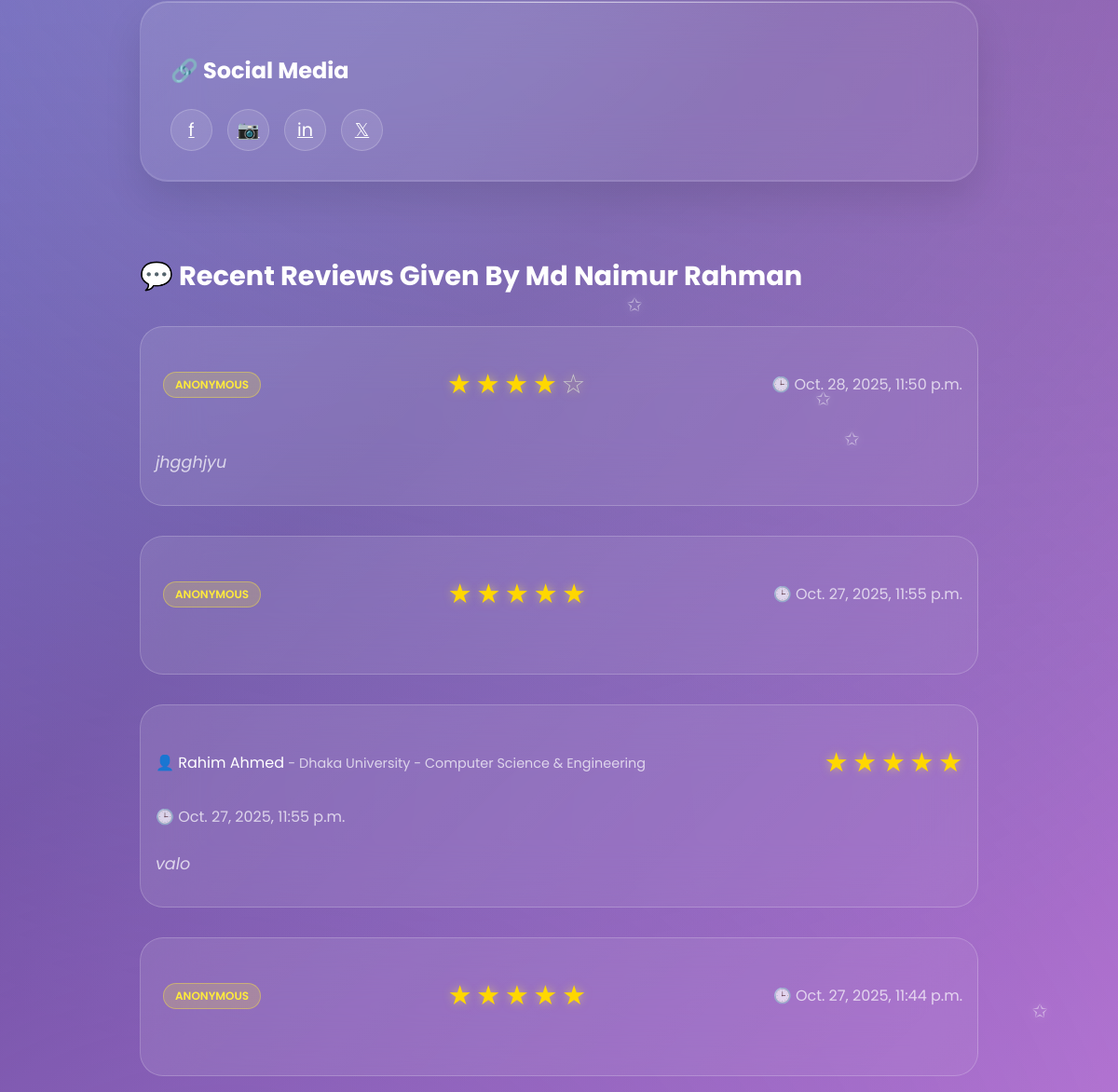
The page /user_view/md-naimur-rahman/ (middle part) on the database as committed earlier.
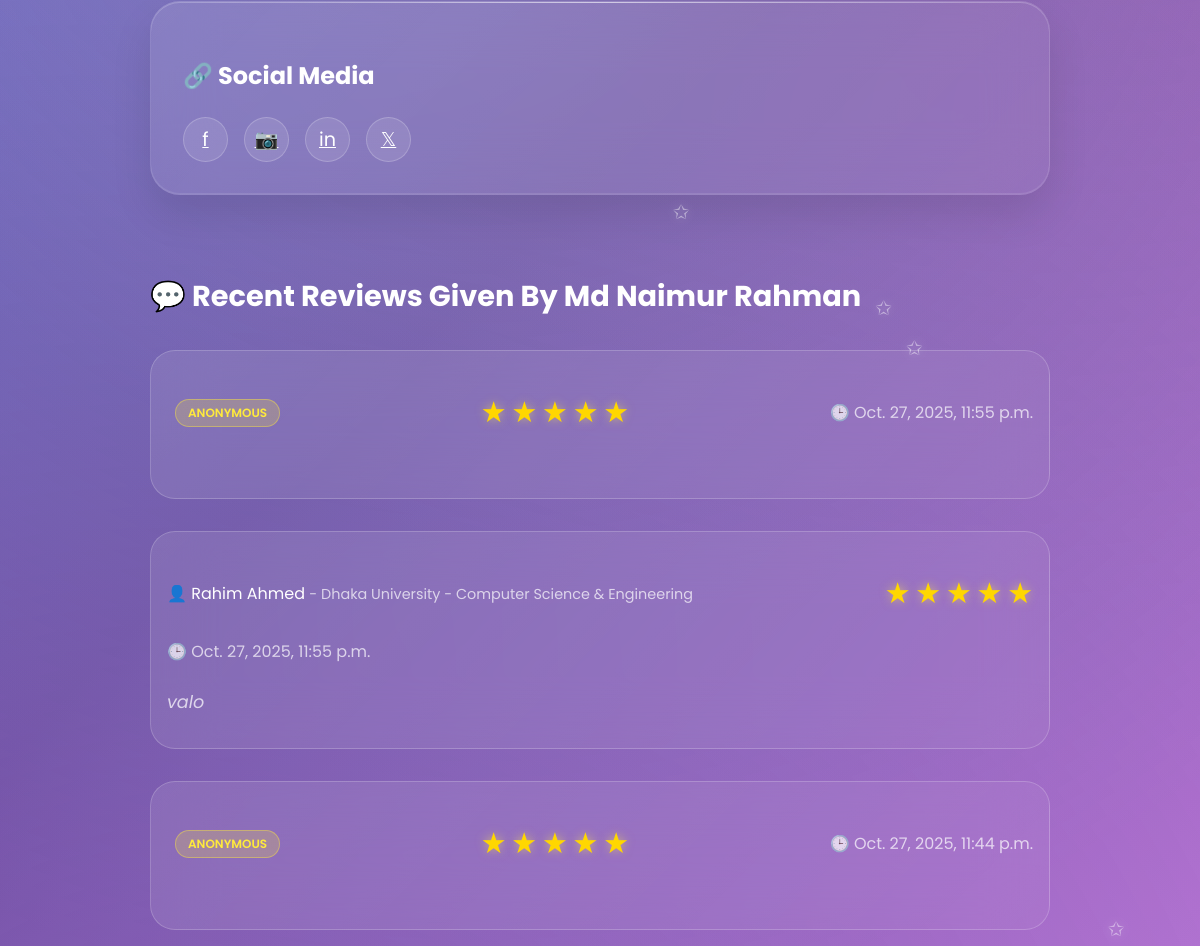
The same page on the database as committed later.
### cr/models.py (models this page shows, shortened)
class Review(models.Model):
    user = models.ForeignKey('userprofile.User', on_delete=models.CASCADE, related_name='userreviews')
    cr_profile = models.ForeignKey(CrProfile, on_delete=models.CASCADE, related_name='cr_reviews')
    rating = models.PositiveSmallIntegerField()
    description = models.TextField(blank=True, null=True)
    is_anonymous = models.BooleanField(default=False)
    anonymous_name = models.CharField(max_length=100, blank=True, null=True)
    is_approved = models.BooleanField(default=True)  # Auto-approve non-anonymous
    reviewed_by = models.ForeignKey(
        'userprofile.User',
        on_delete=models.SET_NULL,
        null=True,
        blank=True,
        related_name='reviewed_reviews',
        help_text="Admin who approved/rejected this review"
    )
    reviewed_at = models.DateTimeField(null=True, blank=True)
    slug = models.SlugField(unique=True, blank=True)
    created_at = models.DateTimeField(auto_now_add=True)
    updated_at = models.DateTimeField(auto_now=True)
    deleted_at = models.DateTimeField(blank=True, null=True)
    class Meta:
        unique_together = [['user', 'cr_profile']]
        ordering = ['-created_at']

class CrProfile(models.Model):
    user=models.OneToOneField('userprofile.User', on_delete=models.CASCADE,related_name='user_profile')
    university=models.ForeignKey(University, on_delete=models.CASCADE,related_name='university_crs')
    department=models.ForeignKey(Department, on_delete=models.CASCADE,related_name='department_crs')
    cr_status = models.CharField(
    max_length=20,
    choices=[('Present', 'Present CR'), ('Former', 'Former CR')],
    default='Present'
    )
    profile_picture = models.ImageField(upload_to='cr_profile_pictures/', blank=True, null=True)
    name = models.CharField(max_length=100)
    gender = models.CharField(choices=[('M', 'Male'), ('F', 'Female')], max_length=1)
    email = models.EmailField(blank=True, null=True)
    phone = models.CharField(max_length=30, blank=True, null=True)
    st_id = models.CharField(max_length=50, unique=True)
    batch = models.CharField(max_length=20)
    dept_batch = models.CharField(max_length=20 , blank=True, null=True)
    section = models.CharField(max_length=10)
    bio = models.TextField(blank=True, null=True)
    date_of_birth = models.DateField(blank=True, null=True)
    slug = models.SlugField(unique=True, blank=True)
    facebook_url = models.URLField(default='https://www.facebook.com/')
    instagram_url = models.URLField(default='https://www.instagram.com/')
    linkedin_url = models.URLField(default='https://www.linkedin.com/')
    created_at=models.DateTimeField(auto_now_add=True)
    updated_at=models.DateTimeField(auto_now=True)
    deleted_at=models.DateTimeField(auto_now=True,blank=True,null=True)

class University(models.Model):
    Public = "Public"
    Private = "Private"
    university_type = [
        (Public,"Public"),
        (Private,"Private"),
    ]
    title =models.CharField(max_length=100,unique=True,blank=False,null=False)
    type =models.CharField(max_length=100,choices=university_type)
    address=models.CharField(max_length=150, blank=True, null=True)
    slug=models.SlugField(blank=True,unique=True)
    created_at=models.DateTimeField(auto_now_add=True)
    updated_at=models.DateTimeField(auto_now=True)
    daleted_at=models.DateTimeField(auto_now=True,blank=True,null=True)
    def __str__(self):
        return self.title

class Department(models.Model):
    title=models.CharField(max_length=50,unique=True,blank=False,null=False)
    code=models.CharField(max_length=50,unique=True,blank=True,null=True)
    slug=models.SlugField(blank=True,unique=True)
    created_at=models.DateTimeField(auto_now_add=True)
    updated_at=models.DateTimeField(auto_now=True)
    daleted_at=models.DateTimeField(auto_now=True,blank=True,null=True)
    def __str__(self):
        return self.title

### userprofile/views.py (the view)
# urls.py: path('user_view/<str:slug>/',user_view,name="user_view"),
def user_view(request,slug):
    view_user =get_object_or_404(User,slug=slug)
    review = Review.objects.filter(user=view_user).order_by('-created_at')
    paginator = Paginator(review,5)
    page_number = request.GET.get('page',1)
    try:
        review = paginator.page(page_number)
    except PageNotAnInteger:
        review = paginator.page(1)
    except EmptyPage:
        review = paginator.page(1)
    context = {
        'view_user':view_user,
        'user': request.user,
        'review':review
    }
    return render(request,'user_profile/user_view.html',context)

### userprofile/models.py (called while the page is built)
    def get_full_name(self):
        return f"{self.first_name} {self.last_name}"

### templates/user_profile/user_view.html (shortened to what this page needs)
{% extends 'base.html' %}
{% load static %}
{% block content %}
    <div id="cr-profile" class="page">
        <div class="container">
            <div style="max-width: 900px; margin: 0 auto;">
                <div class="search-section">
                    <h3 class="card-title1" style="margin-top: 1.5rem;">🔗 Social Media</h3>
                    <div class="social-links">
                        <a href="{{view_user.facebook_url}}" class="social-btn" title="Facebook">f</a>
                        <a href="{{view_user.instagram_url}}" class="social-btn" title="Instagram">📷</a>
                        <a href="{{view_user.linkedin_url}}" class="social-btn" title="LinkedIn">in</a>
                        <a href="#" class="social-btn" title="Twitter">𝕏</a>
                    </div>
                </div>
<div class="section">
    <h2 style="color: white; font-size: 1.8rem; font-weight: 700; margin-bottom: 2rem;">
        💬 Recent Reviews Given By {{ view_user.get_full_name }}
    </h2>
    <div id="reviews-container">
        {% for review in review %}
        <div class="review-card">
            <div class="review-header">
                <div>
                    {% if review.is_anonymous %}
                        {% comment %} <span style="color: rgba(255,255,255,0.9);">
                            {{ review.get_reviewer_name }}
                        </span> {% endcomment %}
                    {% elif review.user %}
                        <a href="{% url 'cr_profile' review.cr_profile.slug %}" style="text-decoration: none; color: inherit;">
                            👤 {{ review.cr_profile.name}}
                        </a>
                    {% else %}
                        <span style="color: rgba(255,255,255,0.9);">
                            🕶️ Anonymous User
                        </span>
                    {% endif %}
                {% if not review.is_anonymous and review.user %}
                    {% if review.cr_profile.university or review.cr_profile.department %}
                        <span style="color: rgba(255,255,255,0.7); font-size: 0.9rem;">
                            -
                            {% if review.cr_profile.university %}
                                {{ review.cr_profile.university }}
                            {% endif %}
                            {% if review.cr_profile.department %}
                                {% if review.cr_profile.university %} - {% endif %}
                                {{ review.cr_profile.department }}
                            {% endif %}
                        </span>
                    {% endif %}
                {% else %}
                    <span style="display: inline-block; margin-left: 0.5rem; padding: 0.25rem 0.75rem; background: rgba(255, 235, 59, 0.2); border: 1px solid rgba(255, 235, 59, 0.4); border-radius: 20px; font-size: 0.75rem; font-weight: 600; color: #ffeb3b;">
                        ANONYMOUS
                    </span>
                {% endif %}
                </div>
                <div class="rating">
                    {% for i in "12345" %}
                        {% if forloop.counter <= review.rating %}
                            <span class="star filled">★</span>
                        {% else %}
                            <span class="star">☆</span>
                        {% endif %}
                    {% endfor %}
                </div>
                <div style="color: rgba(255,255,255,0.7); font-weight: 400;">
                    🕒 {{ review.created_at }}
                </div>
            </div>
            <div class="review-text">
                {{ review.description }}
            </div>
        </div>
        {% endfor %}
    </div>
</div>
            </div>
        </div>
    </div>
{% endblock content %}

Rows that differ between the two databases and show on the page:
removed Review: is_anonymous "ANONYMOUS", rating 4 (drawn), created_at "Oct. 28, 2025, 11:50 p.m.", description "jhgghjyu"
